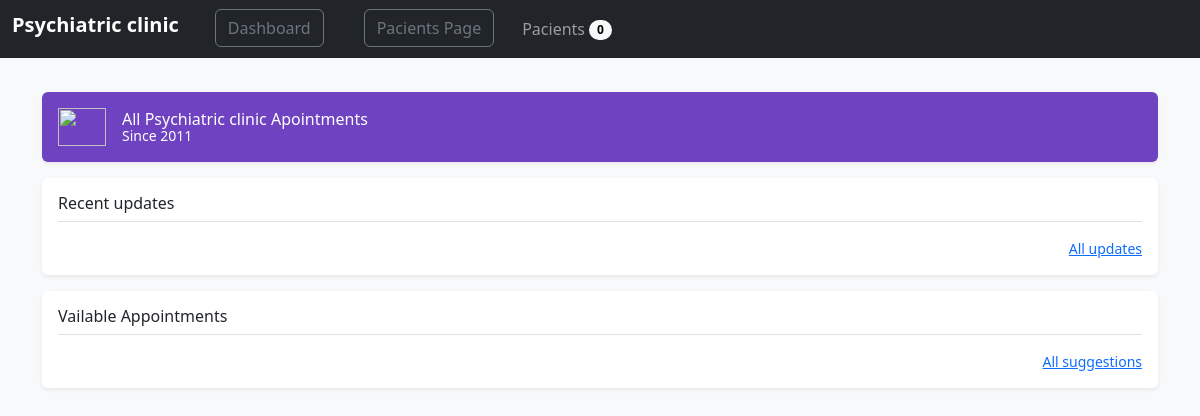
/clinicpage/3 (signed in), run on an earlier commit of the app's database.
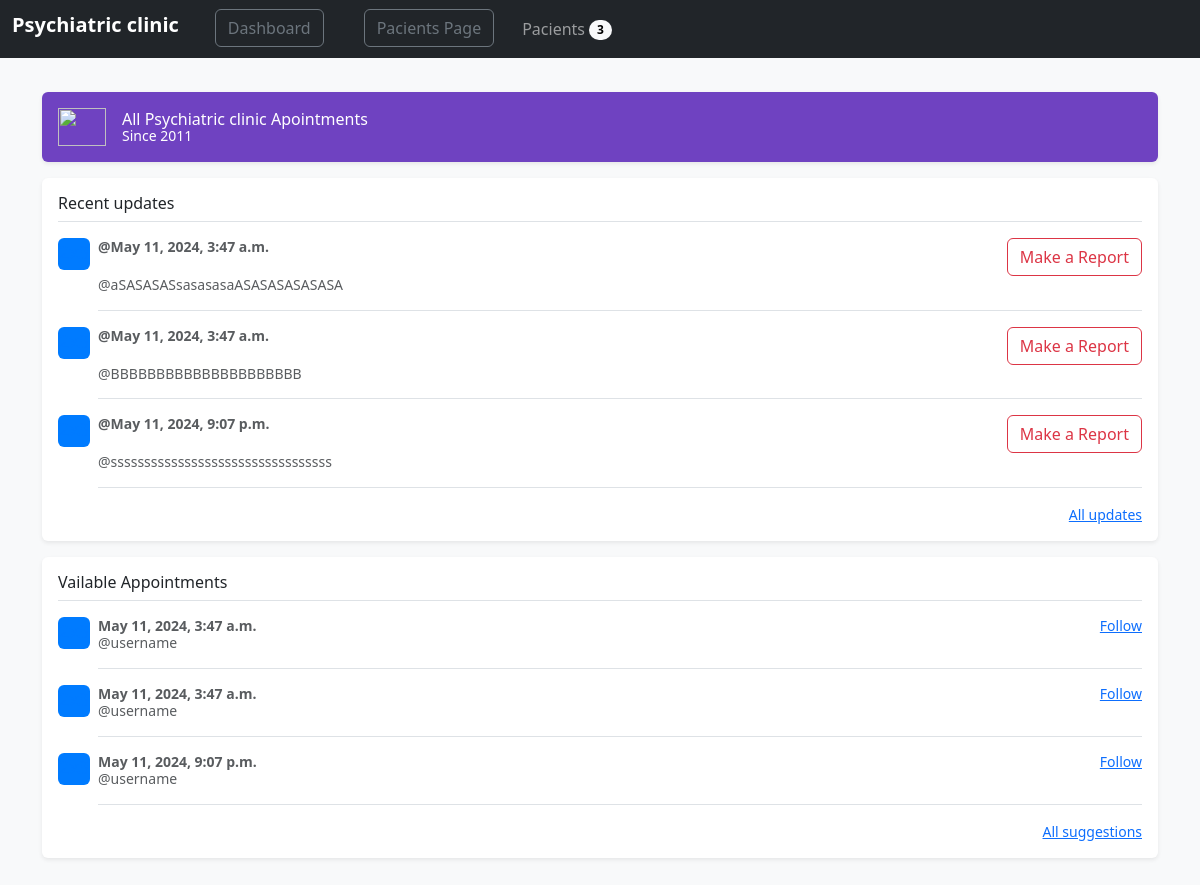
And on a later commit of the database.
### ams_app/models.py (models this page shows, shortened)
class Appointment(models.Model):
    appointment_date = models.DateTimeField()
    appointment_details = models.TextField()
    pacient = models.ForeignKey(Pacient, related_name="appointments", on_delete = models.CASCADE)
    clinic = models.ForeignKey(Clinic, related_name="appointments", on_delete = models.CASCADE)
    created_at = models.DateTimeField(auto_now_add=True)
    updated_at = models.DateTimeField(auto_now=True)
    objects = AppointmentManager()

### ams_app/views.py (the view)
# urls.py: path('clinicpage/<int:id>', views.clinicpage),
def clinicpage(request , id):
    if 'admin_id' not in request.session:
        return redirect('/')
    else:
        clinics = models.Clinic.objects.get(id =  id)
        all_the_appointments = models.Appointment.objects.filter(clinic = id)
        vailable_appointments = models.Appointment.objects.filter(clinic = id, appointment_date__gte = datetime.now())
        all_appointments = all_the_appointments.order_by('appointment_date')
        number_of_appointments = len(all_appointments)
        context = {
            'clinics': clinics,
            'all_appointments': all_appointments,
            'vailable_appointments': vailable_appointments,
            'number_of_appointments': number_of_appointments,
        }
        return render(request, 'clinic.html', context)

### ams_app/templates/clinic.html (shortened to what this page needs)
<!doctype html>
<html lang="en" data-bs-theme="auto">
<head><script src="/docs/5.3/assets/js/color-modes.js"></script>
    {% load static %}
    <link rel="stylesheet" href="{% static 'css/style.css' %}">
    <link rel="stylesheet" href="{% static 'css/bootstrap.css' %}">
<link href="/docs/5.3/dist/css/bootstrap.min.css" rel="stylesheet">
</head>
<body class="bg-body-tertiary">
<nav class="navbar navbar-expand-lg fixed-top navbar-dark bg-dark" aria-label="Main navigation">
<div class="container-fluid">
    <h4 class="navbar-brand" >{{clinics.clinic_name}}</h4>
<div class="navbar-collapse offcanvas-collapse" id="navbarsExampleDefault">
    <ul class="navbar-nav me-auto mb-2 mb-lg-0">
    <li class="nav-item">
        <a class="btn btn-outline-secondary" aria-current="page" href="/">Dashboard</a>
    </li>
    <li class="nav-item">
        <a class="btn btn-outline-secondary"href="/pacients_page">Pacients Page</a>
    </li>
        <a class="nav-link" href="#">
            Pacients
            <span class="badge text-bg-light rounded-pill align-text-bottom"> {{number_of_appointments}} </span>
        </a>
    </ul>
</div>
</div>
</nav>
<main class="container">
<div class="d-flex align-items-center p-3 my-3 text-white bg-purple rounded shadow-sm">
<img class="me-3" src="/docs/5.3/assets/brand/bootstrap-logo-white.svg" alt="" width="48" height="38">
<div class="lh-1">
    <h1 class="h6 mb-0 text-white lh-1">All {{clinics.clinic_name}} Apointments</h1>
    <small>Since 2011</small>
</div>
</div>
<div class="my-3 p-3 bg-body rounded shadow-sm">
<h6 class="border-bottom pb-2 mb-0">Recent updates</h6>
{% for All_C_Appo in all_appointments %}
<div class="d-flex text-body-secondary pt-3">
    <svg class="bd-placeholder-img flex-shrink-0 me-2 rounded" width="32" height="32" xmlns="http://www.w3.org/2000/svg" role="img" aria-label="Placeholder: 32x32" preserveAspectRatio="xMidYMid slice" focusable="false"><title>Placeholder</title><rect width="100%" height="100%" fill="#007bff"/><text x="50%" y="50%" fill="#007bff" dy=".3em">32x32</text></svg>
    <div class="pb-3 mb-0 small lh-sm border-bottom w-100">
    <div class="d-flex justify-content-between">
        <strong class="text-gray-dark">@{{All_C_Appo.appointment_date}}</strong>
        <a class="btn btn-outline-danger" href="/report_page/{{All_C_Appo.id}}/{{All_C_Appo.pacient_id}}">Make a Report</a>
    </div>
    <span class="d-block">@{{All_C_Appo.appointment_details}}</span>
    </div>
</div>
{% endfor %}
<small class="d-block text-end mt-3">
    <a href="#">All updates</a>
</small>
</div>
<div class="my-3 p-3 bg-body rounded shadow-sm">
<h6 class="border-bottom pb-2 mb-0">Vailable Appointments</h6>
{% for vailable_appointment in vailable_appointments %}
<div class="d-flex text-body-secondary pt-3">
    <svg class="bd-placeholder-img flex-shrink-0 me-2 rounded" width="32" height="32" xmlns="http://www.w3.org/2000/svg" role="img" aria-label="Placeholder: 32x32" preserveAspectRatio="xMidYMid slice" focusable="false"><title>Placeholder</title><rect width="100%" height="100%" fill="#007bff"/><text x="50%" y="50%" fill="#007bff" dy=".3em">32x32</text></svg>
    <div class="pb-3 mb-0 small lh-sm border-bottom w-100">
    <div class="d-flex justify-content-between">
        <strong class="text-gray-dark">{{vailable_appointment.appointment_date}}</strong>
        <a href="#">Follow</a>
    </div>
    <span class="d-block">@username</span>
    </div>
</div>
{% endfor %}
<small class="d-block text-end mt-3">
    <a href="#">All suggestions</a>
</small>
</div>
</main>
<script src="offcanvas-navbar.js"></script></body>
</html>

What changed in the data, as far as the page shows it:
added Appointment: appointment_date "May 11, 2024, 3:47 a.m.", appointment_details "aSASASASsasasasaASASASASASASA"
added Appointment: appointment_date "May 11, 2024, 3:47 a.m.", appointment_details "BBBBBBBBBBBBBBBBBBBBB"
added Appointment: appointment_date "May 11, 2024, 9:07 p.m.", appointment_details "sssssssssssssssssssssssssssssssss"
Also different on the page:
{{ number_of_appointments }}: "0" → "3"
